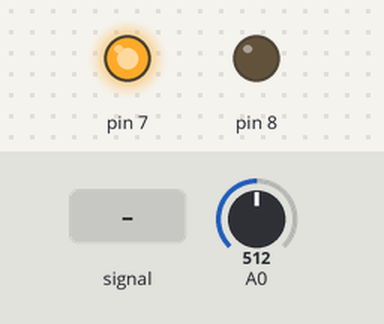
This sketch was run on a simulated Arduino Uno, built with avr-gcc and run on an emulated ATmega328P. Shown: output pins drawn as LEDs (lit = HIGH). Dashed ring = blinking. The test bench sets the inputs (shaded band); at power-on: A0 = 512.

Above: at 1.2 s.
1.3 s: A0 fed a 2 Hz sine of ±306 counts around its level
At 4.2 s:
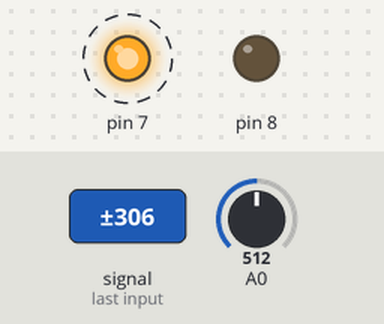
4.3 s: A0 set to 716
At 5.4 s:
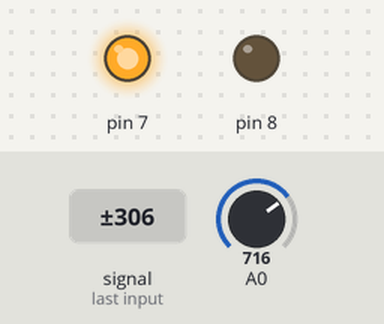
Timing chart, 0 to 7.3 s (numbered marks = the images above; inputs shaded):
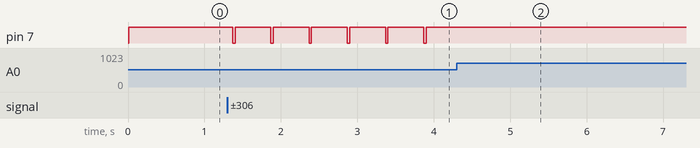

The sketch:

D9_kode.ino
```cpp
#include <TimerOne.h>
/* Om du ikke har innstallert dette biblioteket
gå til Sketch -> Include library -> Manage Libraries
Søk opp TimerOne og innstaller*/

// Globale variaber
volatile int sample; // Holder siste sample
bool newSample; // Støtte varibel for å sjekke om ny sample er tatt
float a=0.5;    //Variabel til filterene
int offset=205;  //Kompensering for tillagt offset på inngangssignalet,
                 //da ADC-en ikke leser negative spenningsverdier.

float hPas=0;   //r_(HPF)[n]
float lPas=0;   //r_(LPF)[n]

int count=0;    //Støttevariabel
int maxCount=20;  //Antall punktprøver, N, for estimat av amplitude
float sumH=0;
float sumL=0;
float midH=0;
float midL=0;

void setup() {
  pinMode(8, OUTPUT);
  pinMode(7, OUTPUT);
  pinMode(0, INPUT);

  // Oppsett av timer interrupt
  Timer1.initialize(500); // 500 mikrosekund mellom hver sample -> gir F_s = 2kHz
  // Argumentet i "attachInterrupt" bestemmer hvilken funskjon som er interrupt handler
  Timer1.attachInterrupt(takeSample);
}

void loop() {
  if(newSample){    // Ny sample er tatt
    sample=sample-offset;
    hPas=sample-a*hPas;   //rekursivt høypassfilter
    lPas=sample+a*lPas;   //rekursivt lavpassfilter

    sumH+=abs(hPas);
    sumL+=abs(lPas);

    if(++count==maxCount){
      midH = sumH/maxCount;
      midL = sumL/maxCount;

      if(midH<=20 && midL<=20){
        digitalWrite(7,LOW);
        digitalWrite(8,LOW);
      }
      else{
        digitalWrite(7,HIGH);
        if(midH>midL){
          digitalWrite(8, HIGH);
        }
        else{
          digitalWrite(8, LOW);
        }
      }
      sumH=0;
      sumL=0;       //Nullstiller verdiene
      count=0;
    }
    newSample = false;
  }
}

// Interrupt-handler (denne kalles ved hvert interrupt)
void takeSample(void){
  sample = analogRead(0); // Sampler på A0
  newSample = true;
}
```

Measured:
- after the input at 1.3 s, pin 7: alternates HIGH for 0.47 s and LOW for 0.03 s, starting after 0.07 s
- after the input at 4.3 s, pin 7: stops changing and stays HIGH
